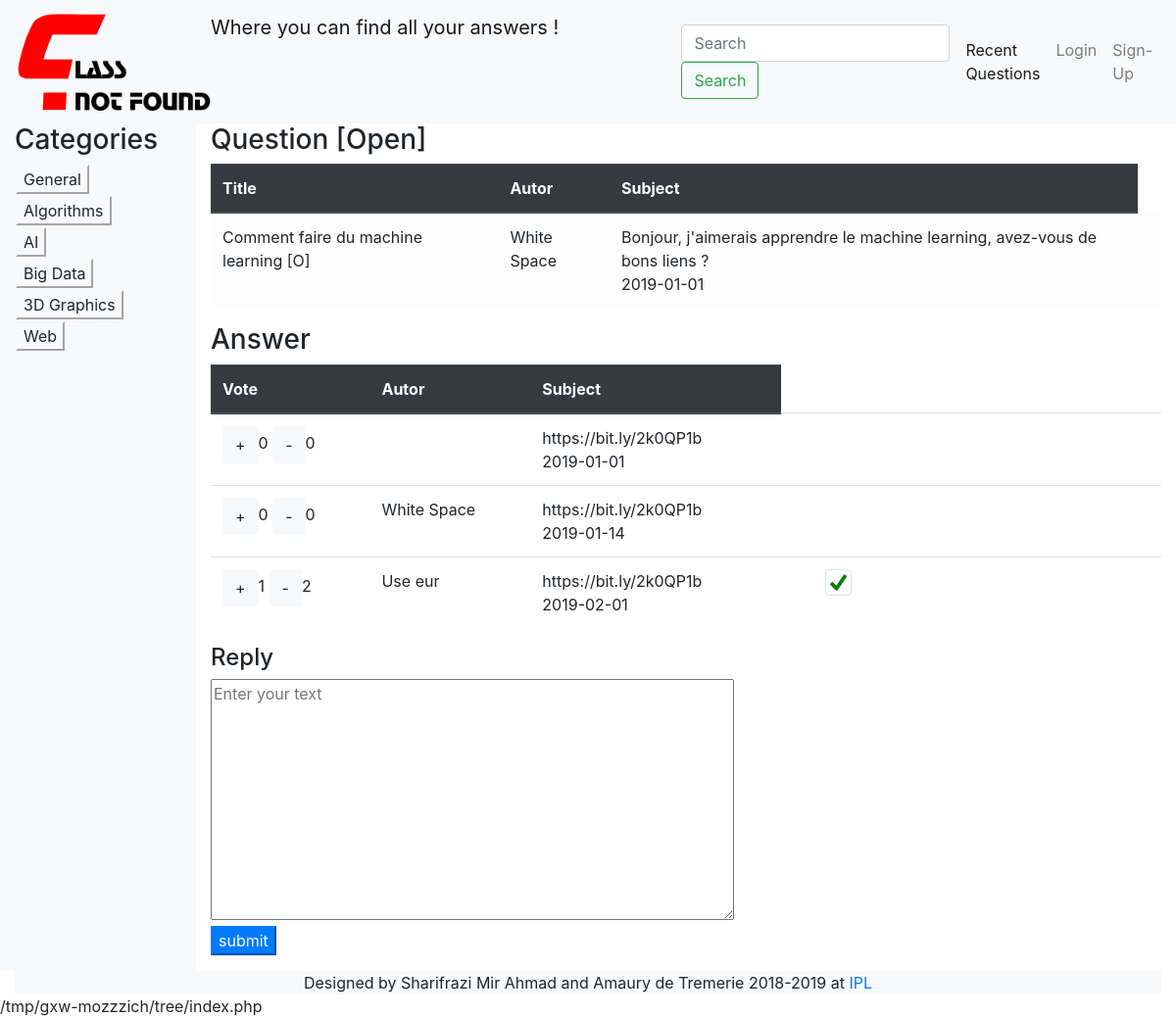
/index.php?action=question&id=2, run on the app's committed database.
### tables this page shows
CREATE TABLE IF NOT EXISTS `categories` (
  `id_category` int(11) NOT NULL AUTO_INCREMENT,
  `name` varchar(255) NOT NULL,
  PRIMARY KEY (`id_category`)
);

CREATE TABLE IF NOT EXISTS `questions` (
  `id_question` int(11) NOT NULL AUTO_INCREMENT,
  `id_member` int(11) NOT NULL,
  `id_category` int(11) NOT NULL,
  `title` varchar(255) NOT NULL,
  `subject` text NOT NULL,
  `date` date NOT NULL,
  `state` set('S','O','D') NOT NULL,
  `right_answer` int(11) DEFAULT NULL,
  PRIMARY KEY (`id_question`),
  KEY `id_member` (`id_member`),
  KEY `id_category` (`id_category`),
  KEY `right_answer` (`right_answer`)
);

CREATE TABLE IF NOT EXISTS `members` (
  `id_member` int(11) NOT NULL AUTO_INCREMENT,
  `name` varchar(255) NOT NULL,
  `last_name` varchar(255) NOT NULL,
  `email` varchar(255) NOT NULL,
  `password` varchar(60) NOT NULL,
  `activated` tinyint(1) NOT NULL,
  `admin` tinyint(1) NOT NULL,
  PRIMARY KEY (`id_member`)
);

CREATE TABLE IF NOT EXISTS `answers` (
  `id_answer` int(11) NOT NULL AUTO_INCREMENT,
  `id_member` int(11) NOT NULL,
  `id_question` int(11) NOT NULL,
  `subject` text NOT NULL,
  `date` date NOT NULL,
  PRIMARY KEY (`id_answer`),
  KEY `id_member` (`id_member`),
  KEY `id_question` (`id_question`)
);

### models/Db.php (called while the page is built, shortened)
<?php
class Db{
    private $_db;
    private function __construct()
    {
        $config = parse_ini_file("config/config.ini");
        try {
            $this->_db = new PDO('mysql:host='.$config['db_host'].';dbname='.$config['db_name'].';charset=utf8',$config['db_user'],$config['db_password']);
            $this->_db->setAttribute(PDO::ATTR_ERRMODE,PDO::ERRMODE_EXCEPTION);
            $this->_db->setAttribute(PDO::ATTR_DEFAULT_FETCH_MODE,PDO::FETCH_OBJ);
        }
        catch (PDOException $e) {
            die('Fail to connect to the database: '.$e->getMessage());
        }
    }
    public function question_id($id){
        $query= "SELECT * FROM questions WHERE id_question = :id";
        $ps= $this->_db->prepare($query);
        $ps->bindValue(':id',$id);
        $ps->execute();
        $row=$ps->fetch();
        return $question= new Question($row->id_question,$row->title,$row->subject,$row->date,$row->state,$this->select_right_answers($row->right_answer),$this->select_user_id($row->id_member));
    }
    public function select_answers($id){
        $query= "SELECT *  FROM answers WHERE id_question = :id ORDER BY id_answer ASC ";
        $ps= $this->_db->prepare($query);
        $ps->bindValue(':id',$id);
        $ps->execute();
        $array= array();
        while($row=$ps->fetch()){
            $member = $this->select_user_id($row->id_member);
            $array[]= new Answer($row->id_answer,$row->subject,$row->date,$member,$this->count_vote_Pos($row->id_answer),$this->count_vote_Neg($row->id_answer));
        }
        return $array;
    }
    public function select_right_answers($id){
        $query= "SELECT * FROM answers WHERE id_answer = :id";
        $ps= $this->_db->prepare($query);
        $ps->bindValue(':id',$id);
        $ps->execute();
        $answer = new Answer(0,null,null,null,null,null);
        while($row=$ps->fetch()){
            $member = $this->select_user_id($row->id_member);
            $answer= new Answer($row->id_answer,$row->subject,$row->date,$member,null,null);
        }
        return $answer;
    }
    public function select_user_id($id){
        $query = 'SELECT * from members WHERE id_member=:id';
        $ps = $this->_db->prepare($query);
        $ps->bindValue(':id',$id);
        $ps->execute();
        $row=$ps->fetch();
        return $member = new Member($row->id_member, $row->name, $row->last_name, $row->email, $row->password, $row->admin, $row->activated);
    }
    public function select_category(){
        $query= "SELECT * FROM categories";
        $ps= $this->_db->prepare($query);
        $ps->execute();
        $array= array();
        while($row=$ps->fetch()){
            $array[]= new Category($row->id_category,$row->name);
        }
        return $array;
    }
    public function count_vote_Pos($id_answer){
        $query="SELECT count(val) as pos FROM votes WHERE id_answer=:id_answer AND val='P'";
        $ps=$this->_db->prepare($query);
        $ps->bindValue('id_answer',$id_answer);
        $ps->execute();
        $pos=$ps->fetch();
        return $pos->pos;
    }
    public function count_vote_Neg($id_answer){
        $query="SELECT count(val) as neg FROM votes WHERE id_answer=:id_answer AND val='N'";
        $ps=$this->_db->prepare($query);
        $ps->bindValue('id_answer',$id_answer);
        $ps->execute();
        $neg=$ps->fetch();
        return $neg->neg;
    }
}

### models/Category.class.php (called while the page is built)
<?php
class Category{
    private $_id_category;
    private $_name;
    public function __construct($id_category,$name){
        $this->_id_category=$id_category;
        $this->_name=$name;
    }
    public function getIdCategory()
    {
        return $this->_id_category;
    }
    public function getName()
    {
        return $this->_name;
    }
}
?>

### controllers/QuestionController.php (called while the page is built, shortened)
<?php
class QuestionController{
    private $_db;
    public function __construct($db){
        $this->_db = $db;
    }
    public function html_spe($unsecure){
        $secure = htmlspecialchars($unsecure);
        return $secure;
    }
    public function run()
    {
        $class='';
        $state='';
        $question = $this->_db->question_id($this->html_spe($_GET['id']));
        $question = $this->_db->question_id($this->html_spe($_GET['id']));
        $answer_array = $this->_db->select_answers($this->html_spe($_GET['id']));
        if($question->getState() == 'O'){
            $class='table-light';
            $state='Open';
        }
        require_once(VIEWS_WAY . 'question.php');
    }
}

### models/Question.class.php (called while the page is built, shortened)
<?php
class Question{
    private $_id_question;
    private $_title;
    private $_subject;
    private $_date;
    private $_state;
    private $_user;
    public function __construct($id_question,$title,$subject,$date,$state,$right_answer,$user){
        $this->_id_question=$id_question;
        $this->_title=$title;
        $this->_subject=$subject;
        $this->_date=$date;
        $this->_state=$state;
        $this->_user=$user;
    }
    public function getIdQuestion()
    {
        return $this->_id_question;
    }
    public function getTitle()
    {
        return $this->_title;
    }
    public function getSubject()
    {
        return $this->_subject;
    }
    public function getDate()
    {
        return $this->_date;
    }
    public function getState()
    {
        return $this->_state;
    }
    public function getUser()
    {
        return $this->_user;
    }
}
?>

### models/Member.class.php (called while the page is built, shortened)
<?php
class Member{
    private $_name;
    private $_last_name;
    public function __construct($id_member, $name, $last_name, $email, $password, $admin, $activated){
        $this->_name=$name;
        $this->_last_name=$last_name;
    }
    public function getName()
    {
        return $this->_name;
    }
    public function getLastName()
    {
        return $this->_last_name;
    }
}
?>

### models/Answer.class.php (called while the page is built)
<?php
class Answer{
    private $_id_answer;
    private $_subject;
    private $_date;
    private $_user;
    private $_nbVotesPos;
    private $_nbVotesNeg;
    public function __construct($id_answer,$subject,$date,$user,$nbVotesPos,$nbVotesNeg){
        $this->_id_answer=$id_answer;
        $this->_user=$user;
        $this->_subject=$subject;
        $this->_date=$date;
        $this->_nbVotesPos=$nbVotesPos;
        $this->_nbVotesNeg=$nbVotesNeg;
    }
    public function getIdAnswer()
    {
        return $this->_id_answer;
    }
    public function getUser()
    {
        return $this->_user;
    }
    public function getSubject()
    {
        return $this->_subject;
    }
    public function getDate()
    {
        return $this->_date;
    }
    public function getNbVotesPos(){
        return $this->_nbVotesPos;
    }
    public function getNbVotesNeg(){
        return $this->_nbVotesNeg;
    }
}
?>

### views/question.php (the view, shortened to what this page needs)
 <div class="col-md-10">
  <h3> Question [<?php echo $state?>]</h3>
  <table class="table table-hover">
     <thead class="thead-dark">
        <tr>
            <th>Title</th>
            <th>Autor</th>
            <th>Subject</th>
        </tr>
     </thead>
     <tbody>
      <tr class="<?php echo $class?>">
        <td><?php echo $question->getTitle().' ['.$question->getState().']' ?></td>
        <td><?php echo $question->getUser()->getName().' '.$question->getUser()->getLastName(); ?></td>
        <td><?php echo $question->getSubject() ?>
            <br>
            <?php echo $question->getDate() ?>
        </td>
        <td>
        </td>
      </tr>
     </tbody>
   </table>
   <h3>Answer</h3>
   <table class="table table-hover">
     <thead class="thead-dark">
     <tr>
        <th>Vote</th>
        <th>Autor</th>
        <th>Subject</th>
     </tr>
    </thead>
    <tbody>
    <?php for ($i = 0; $i < count($answer_array); $i++) { ?>
        <tr>
            <td><a role="button" href="?action=question&amp;id=<?php echo $question->getIdQuestion()?>&amp;id_answer=<?php echo $answer_array[$i]->getIdAnswer()?>&amp;vote=Pos" class="btn btn-light" >+</a><?php echo $answer_array[$i]->getNbVotesPos()?>
                <a href="?action=question&amp;id=<?php echo $question->getIdQuestion()?>&amp;id_answer=<?php echo $answer_array[$i]->getIdAnswer() ?>&amp;vote=Neg" class="btn btn-light" role="button">-</a><?php echo $answer_array[$i]->getNbVotesNeg()?></td>
            <td>
                <?php echo $answer_array[$i]->getUser()->getName().' '.$answer_array[$i]->getUser()->getLastName(); ?>
            </td>
            <td>
                <?php echo $answer_array[$i]->getSubject(); ?>
                <br>
                <?php echo $answer_array[$i]->getDate(); ?>
            </td>
            <td><?php if(!empty($session) && $question->getUser()->getIdMember()==$session->getIdMember()){
                 echo'<a href="?action=question&amp;id='.$question->getIdQuestion().'&amp;rightAnswer='.$answer_array[$i]->getIdAnswer().'" class="btn btn-success" role="button">Right answer</a></td>';
                 }?>
            <td><?php if($answer_array[$i]->getIdAnswer()==$question->getRightAnswer()->getIdAnswer()){
                   echo'<img class="img-thumbnail" src="'.VIEWS_WAY.'images/right.png" alt="rightanswer">';
                }?>
            </td>
        </tr>
    <?php } ?>
    </tbody>
   </table>
    <h4>Reply</h4>
  <form method=POST>
    <textarea name="reply" placeholder="Enter your text" rows="10" cols="50" required></textarea>
    <p><input type="submit" class="btn-primary" value="submit"></p>
  </form>
 </div>
</div>

### views/header.php (shortened to what this page needs)
<?php
echo '<!DOCTYPE html>
        <html lang="en">
        <head>
            <meta charset="utf-8">
            <meta name="viewport" content="width=device-width, initial-scale=1, shrink-to-fit=no">
            <meta name="description" content="ClassNotFound">
            <meta name="author" content="Amaury de Tremerie and Sharifrazi Mir">
            <link rel="stylesheet" type="text/css" href="'.VIEWS_WAY.'css/bootstrap.css">
            <title>ClassNotFound: Where you find All your Answer</title>
         </head>
         <body>
         <div class="container-fluid">
         <header class="row">
          <nav class="navbar navbar-expand-lg navbar-light bg-light">
            <a class="navbar-brand" href="index.php"><img class="img-fluid float-left rounded"  src="'.VIEWS_WAY.'images/logo.png" alt="logo">Where you can find all your answers !</a>
            <button class="navbar-toggler" type="button" data-toggle="collapse" data-target="#navbarSupportedContent" aria-controls="navbarSupportedContent" aria-expanded="false" aria-label="Toggle navigation">
            <span class="navbar-toggler-icon"></span>
            </button>
            <div class="collapse navbar-collapse" id="navbarSupportedContent">
                  <form method="GET" class="form-inline my-2 my-lg-0">
                  <input class="form-control mr-sm-2" type="search" placeholder="Search" aria-label="Search" value="" name="search">
                  <button class="btn btn-outline-success my-2 my-sm-0" type="submit">Search</button>
                  </form>';
          echo'<ul class="navbar-nav mr-auto">
                 <li class="nav-item active"><a class="nav-link" href="index.php">Recent Questions <span class="sr-only">(current)</span></a></li>';
                 if(empty($session)) {
                  echo '
                  <li class="nav-item"><a class="nav-link" href="index.php?action=login">Login</a></li>
                  <li class="nav-item"><a class="nav-link" href="index.php?action=signup">Sign-Up</a></li>';
                 }
           echo'
               </ul>
            </div>
         </nav>
      </header>
      <div class="row">
          ';

### index.php (shortened to what this page needs)
<?php
require_once (MODELS_WAY.'Member.class.php');
require_once(MODELS_WAY.'Db.php');
$db=Db::getInstance();
require_once(VIEWS_WAY.'header.php');
switch ($_GET['action']) {
    case 'question':
        require_once(CONTROLLERS_WAY.'CategoryController.php');
        $control = new CategoryController($db);
        require_once(CONTROLLERS_WAY.'QuestionController.php');
        $controller = new QuestionController($db);
        break;
}
if(!empty($control)){
    $control->run();
}
$controller->run();
require_once(VIEWS_WAY.'footer.php');
?>

### controllers/CategoryController.php (shortened to what this page needs)
<?php
class CategoryController{
    private $_db;
    public function __construct($db){
        $this->_db = $db;
    }
    public function run(){
        if(empty($_GET['category'])){
            $category_array = $this->_db->select_category();
            require_once(VIEWS_WAY . 'category.php');
        }
        else{
            foreach($_GET['category'] as $no => $action){
                $question_array=$this->_db->select_questions_category($this->html_spe($no));
            }
            require_once (VIEWS_WAY.'home.php');
        }
    }
}

### views/category.php
<div class="col-md-2 bg-light">
 <h3>Categories</h3>
  <form>
   <table>
       <?php for ($i = 0; $i < count($category_array); $i++) { ?>
           <tr>
               <td><input type="submit" class="btn-light" value="<?php echo $category_array[$i]->getName(); ?>" name="category[<?php echo $category_array[$i]->getIdCategory(); ?>]"></td>
           </tr>
       <?php } ?>
   </table>
  </form>
 </div>

### views/footer.php
        <footer class="bg-light">
            <div class="row">
              <div class="col-md-12 text-center">
                  Designed by Sharifrazi Mir Ahmad and Amaury de Tremerie 2018-2019 at <a href="http://www.vinci.be/fr-be/ipl/Pages/Informatique-de-gestion.aspx">IPL</a>
              </div>
            </div>
        </footer>
        </div>
    </body>
</html>

### data on the page
categories: name "General"
categories: name "Algorithms"
categories: name "AI"
categories: name "Big Data"
categories: name "3D Graphics"
categories: name "Web"
questions: state "Open", title "Comment faire du machine learning", state "O", subject "Bonjour, j'aimerais apprendre le machine learning, avez-vous de bons liens ?", date "2019-01-01"
members: name "White", last_name "Space"
answers: NbVotesPos "0", id_member "0", subject "https://bit.ly/2k0QP1b", date "2019-01-01"
answers: subject "https://bit.ly/2k0QP1b", date "2019-01-14"
members: name "Use", last_name "eur"
answers: subject "https://bit.ly/2k0QP1b", date "2019-02-01"

### other printed values
$answer_array[$i]->getNbVotesPos() "0"
$answer_array[$i]->getNbVotesNeg() "0"
$answer_array[$i]->getNbVotesPos() "1"
$answer_array[$i]->getNbVotesNeg() "2"
